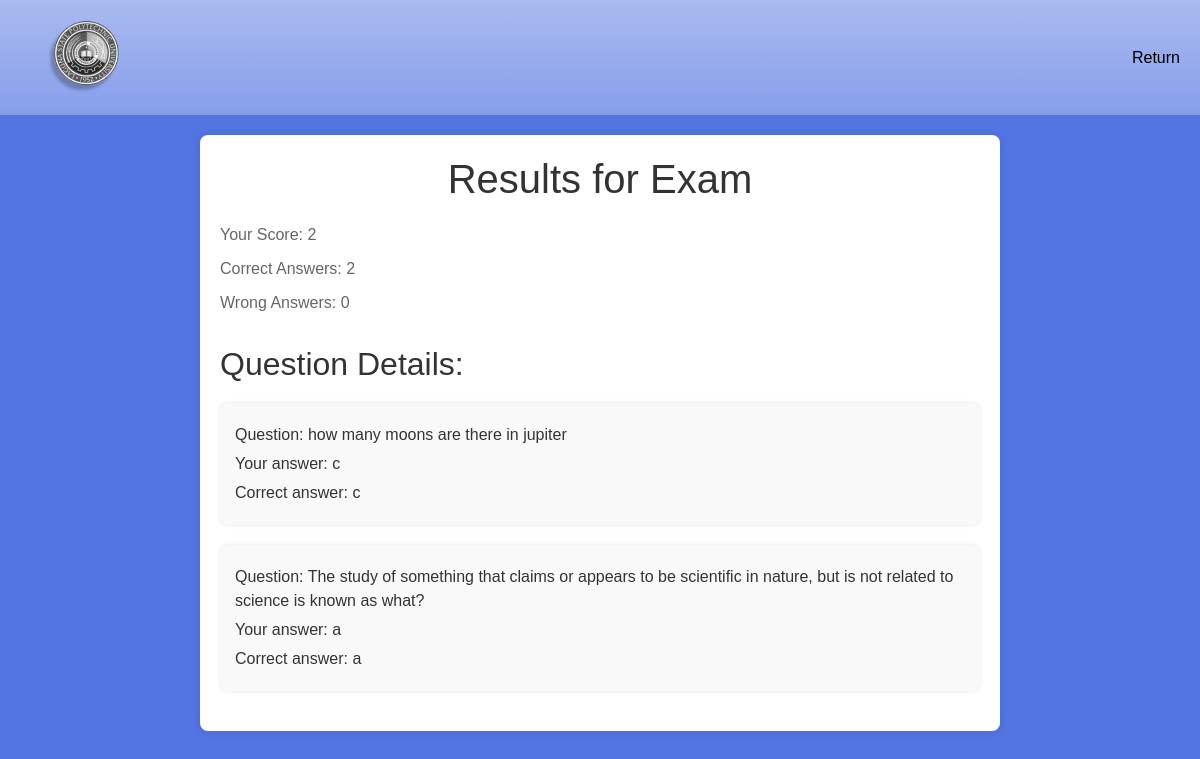
/pages/show_res.php?eid=66598c34a21a8 (signed in), run on the app's committed database.
### tables this page shows
CREATE TABLE `user_scores` (
  `id` int NOT NULL,
  `user_id` int NOT NULL,
  `eid` varchar(255) NOT NULL,
  `score` int NOT NULL,
  `correct_answers` int NOT NULL,
  `wrong_answers` int NOT NULL,
  `date` timestamp NOT NULL DEFAULT CURRENT_TIMESTAMP,
  `rank` int NOT NULL DEFAULT '0',
  `retake_count` int NOT NULL DEFAULT '0'
);

CREATE TABLE `question` (
  `id` int NOT NULL,
  `eid` varchar(255) NOT NULL,
  `question` varchar(255) NOT NULL,
  `option_a` varchar(255) NOT NULL,
  `option_b` varchar(255) NOT NULL,
  `option_c` varchar(255) NOT NULL,
  `option_d` varchar(250) NOT NULL,
  `correct_answer` varchar(250) NOT NULL,
  `marks` int NOT NULL DEFAULT '1'
);

### pages/show_res.php (the view, shortened to what this page needs)
<?php
include_once "../php/db_connection.php";
$user_id = $_SESSION['user_id'];
$eid = $_GET['eid'];
$score_query = "SELECT * FROM user_scores WHERE user_id='$user_id' AND eid='$eid'";
$score_result = mysqli_query($conn, $score_query);
$score_data = mysqli_fetch_assoc($score_result);
$questions_query = "SELECT * FROM question WHERE eid='$eid'";
$questions_result = mysqli_query($conn, $questions_query);
$user_answers_query = "SELECT * FROM user_answers WHERE user_id='$user_id' AND eid='$eid'";
$user_answers_result = mysqli_query($conn, $user_answers_query);
$user_answers = [];
while ($answer = mysqli_fetch_assoc($user_answers_result)) {
    $user_answers[$answer['qid']] = $answer['answer'];
}
?>
<!DOCTYPE html>
<html lang="en">
<head>
    <link
      rel="stylesheet"
      href="https://use.fontawesome.com/releases/v5.8.1/css/all.css"
    />
    <link
      rel="stylesheet"
      href="https://cdnjs.cloudflare.com/ajax/libs/twitter-bootstrap/4.1.3/css/bootstrap.min.css"
    />
</head>
<body>
    <header class="header">
        <div class="logo">
        <img src="../icons/lslogo.png" alt="Logo" />
        </div>
        <nav class="nav-links">
            <a href = "exams_list.php">Return</a>
        </nav>
    </header>
    <div class="results">
        <h1>Results for Exam</h1>
        <p>Your Score: <?php echo htmlspecialchars($score_data['score']); ?></p>
        <p>Correct Answers: <?php echo htmlspecialchars($score_data['correct_answers']); ?></p>
        <p>Wrong Answers: <?php echo htmlspecialchars($score_data['wrong_answers']); ?></p>
        <h2>Question Details:</h2>
        <?php
        while ($question = mysqli_fetch_assoc($questions_result)) {
            $qid = $question['id'];
            $correct_answer = $question['correct_answer'];
            $user_answer = isset($user_answers[$qid]) ? $user_answers[$qid] : 'Not answered';
            echo '<div class="question-detail">
                    <p>Question: ' . htmlspecialchars($question['question']) . '</p>
                    <p>Your answer: ' . htmlspecialchars($user_answer) . '</p>
                    <p>Correct answer: ' . htmlspecialchars($correct_answer) . '</p>
                </div>';
        }
        ?>
    </div>
</body>
</html>

### pages/show_res.php (style rules this page uses)
body { font-family: Arial, sans-serif; background: #5375E2; margin: 0; padding: 0; }
.header { background: linear-gradient( to bottom, rgba(255, 255, 255, 0.5), rgba(255, 255, 255, 0.3) ); color: #fff; padding: 20px; display: flex; justify-content: space-between; align-items: center; }
.logo { font-size: 24px; }
.nav-links a { color: #000000; text-decoration: none; margin-left: 20px; }
.results { background-color: #ffffff; margin: 20px auto; padding: 20px; border-radius: 8px; box-shadow: 0 0 10px rgba(0, 0, 0, 0.1); max-width: 800px; width: 90%; }
.results h1 { color: #333; text-align: center; margin-bottom: 20px; }
.results h2 { color: #333; margin-top: 30px; }
.results p { color: #666; margin: 10px 0; }
.question-detail { background-color: #f9f9f9; margin: 20px 0; padding: 15px; border-radius: 8px; box-shadow: 0 0 5px rgba(0, 0, 0, 0.1); }
.question-detail p { color: #333; margin: 5px 0; }

### data on the page
user_scores: score "2", correct_answers "2", wrong_answers "0"
question: question "how many moons are there in jupiter", id "c", correct_answer "c"
question: question "The study of something that claims or appears to be scientific in nature, but is not related to science is known as what?", id "a", correct_answer "a"
